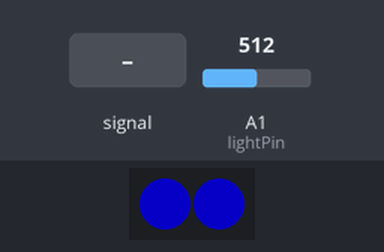
Bench run of a sketch on a simulated Arduino Uno, built with avr-gcc and run on an emulated ATmega328P. On the bench: 2 RGB LEDs in strip order, left to right. The inputs (shaded band) are chosen by the test bench; at power-on: A1 (lightPin) = 512. Dim RGB values are drawn brighter than linear.

Above: at 1.2 s.
1.3 s: A1 (lightPin) fed a 200 Hz sine of ±255 counts around its level
At 1.75 s:
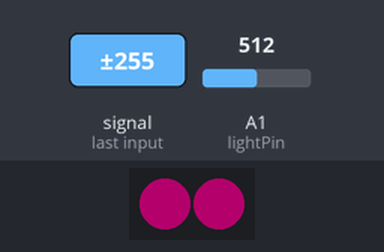
4.3 s: A1 (lightPin) set to 716
5.8 s: A1 (lightPin) set to 900
At 6.1 s:
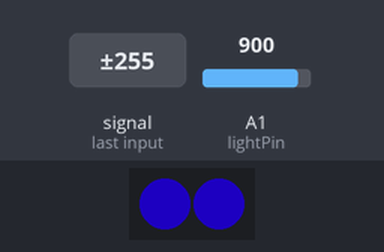
7.3 s: A1 (lightPin) set to 1023
At 8.5 s:
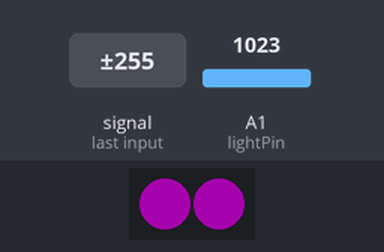
8.8 s: A1 (lightPin) set to 511
At 9.6 s:
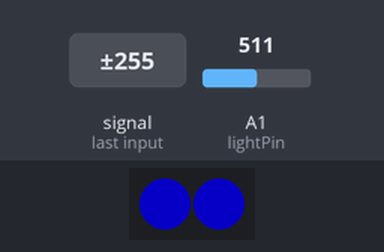
Timing chart, 0 to 11.3 s (numbered marks = the images above; inputs shaded):
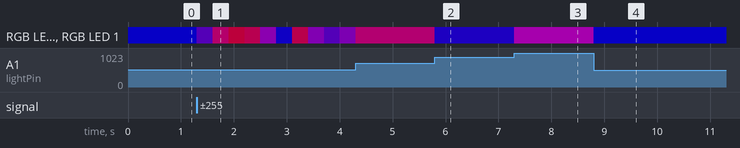

The sketch:

nOCTurnal-ATTiny.ino
```cpp
//This code uses a photoresistor to control neopixels
//The name comes from an octapus that dosn't like light so it gets
//red eyes (mad) by light and blue eyes (happy) in darkness

#include <Adafruit_NeoPixel.h>

//variables for the neopixels
const int npCount = 2;
const int npPin = 1;

//variables for the photoresistor
int lightPin = A1;
int lightVal;


int redVal1 = 0;
int blueVal1 = 0;

//variable for the switch state
int switchVal = 0;

Adafruit_NeoPixel strip(npCount, npPin, NEO_GRB + NEO_KHZ800);

void setup() {
  //initalizes the neopixel strip
  strip.begin();
  //sets the brightness for the neopixel strip
  strip.setBrightness(100);
}

void loop() {
  //variable that reads the input of the photoresistor
  lightVal = analogRead(lightPin);

  // variables that change from one unit to another
  redVal1 = map(lightVal, 500, 850, 0, 255);
  blueVal1 = map(lightVal, 850, 500, 0, 255);

  switch (switchVal) {

    case 0: //case that changes pixel color based on light input
      strip.setPixelColor(0, redVal1, 0, blueVal1);
      strip.setPixelColor(1, redVal1, 0, blueVal1);
      strip.show();
  }
}
```

Measured:
- after the input at 1.3 s, RGB LED 0, RGB LED 1: RGB(3, 0, 97) → RGB(31, 0, 68) at once, → RGB(62, 0, 37) 0.30 s later, → RGB(76, 0, 24) 0.30 s later, → RGB(69, 0, 30) 0.30 s later, … (10 changes in this stretch)
- after the input at 5.8 s, RGB LED 0, RGB LED 1: RGB(61, 0, 38) → RGB(13, 0, 86) at once
- after the input at 7.3 s, RGB LED 0, RGB LED 1: RGB(13, 0, 86) → RGB(49, 0, 51) at once
- after the input at 8.8 s, RGB LED 0, RGB LED 1: RGB(49, 0, 51) → RGB(3, 0, 97) at once
